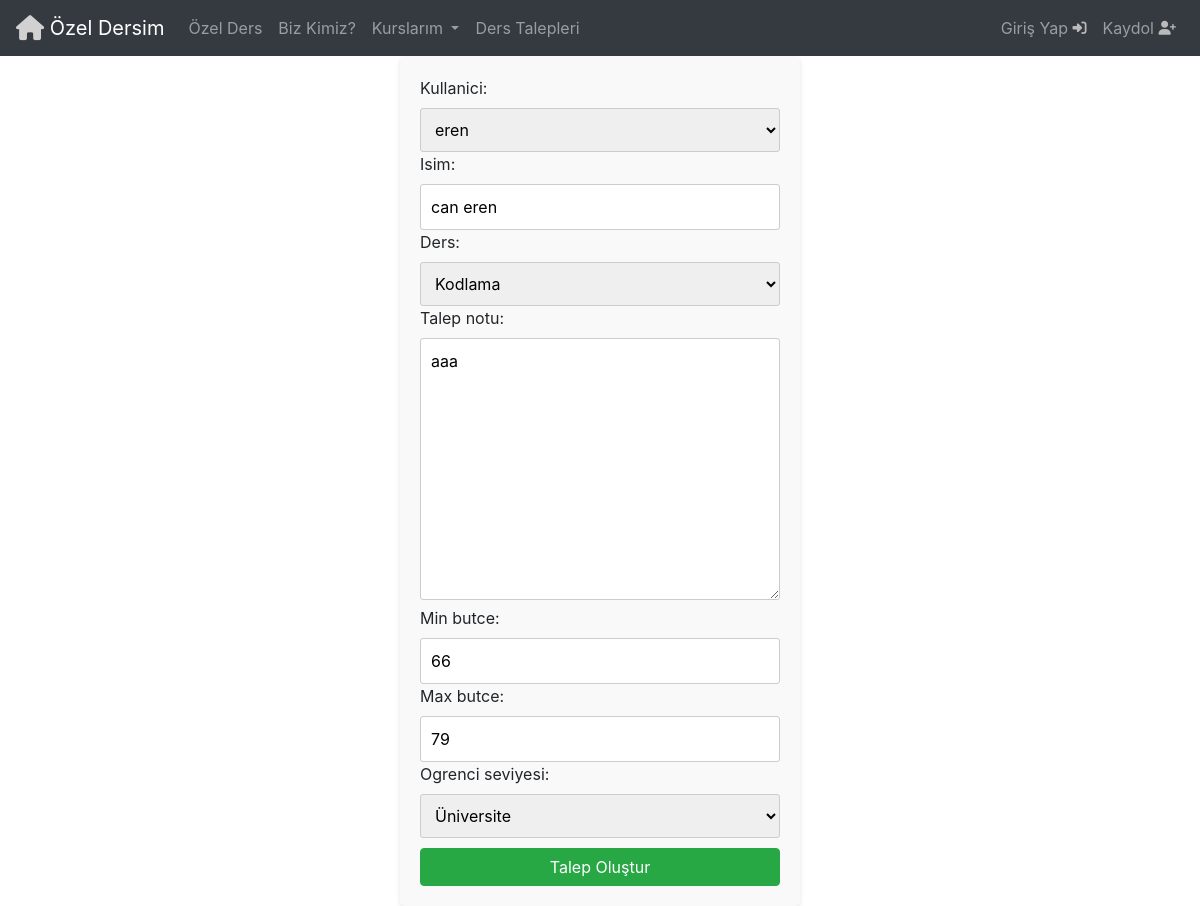
The app's page /talep_duzenle/29/ with its own data.
### Base/models.py (models this page shows, shortened)
class DersTalepleri(models.Model):
  seviye = [
    ('ilkokul', 'İlkokul'),
    ('ortaokul', 'Ortaokul'),
    ('lise', 'Lise'),
    ('universite', 'Üniversite'),
    ('yukseklisans','Yüksek Lisans'),
  ]
  kullanici = models.ForeignKey(User, on_delete=models.CASCADE)
  isim = models.CharField(max_length=50)
  ders = models.ForeignKey(Ders, on_delete=models.CASCADE)
  talep_notu= models.TextField(max_length=200,null=True,blank=True)
  talep_durumu = models.BooleanField(default=False)
  min_butce = models.IntegerField(validators=[MinValueValidator(0)])
  max_butce = models.IntegerField(validators=[MaxValueValidator(10000)])
  ogrenci_seviyesi = models.CharField(max_length=50,choices=seviye)
  olusturulma_tarihi = models.DateTimeField(auto_now_add=True)

class Ders(models.Model):
  ders = models.CharField(max_length=50)
  def __str__(self) :
    return self.ders

### Base/views.py (the view)
# urls.py: path('talep_duzenle/<str:pk>/', views.talep_duzenle, name='TalepDuzenle'),
def talep_duzenle(request, pk):
   ders_talebi = DersTalepleri.objects.get(id=pk)
   if request.method == 'POST':
        min=request.POST.get('min_butce')
        max=request.POST.get('max_butce')
        if max >= min:
           form = DersTalepleriForm(request.POST, instance=ders_talebi)
           if form.is_valid():
             form.save()
             return redirect('DersTalepleri')
        else:
            messages.error(request,'Minimum bütçe aralığı maksimum bütçe aralığından büyük olamaz')
            form = DersTalepleriForm()
   else:
      form = DersTalepleriForm(instance=ders_talebi)
   return render(request, 'TalepOluştur.html', {'form': form})

### Base/formlar.py
class DersTalepleriForm(forms.ModelForm):
    class Meta:
        model = DersTalepleri
        fields = ['kullanici','isim' , 'ders' , 'talep_notu' , 'min_butce' , 'max_butce' , 'ogrenci_seviyesi']
    def __init__(self, *args, **kwargs):
        super().__init__(*args, **kwargs)
        for field in self.fields:
            self.fields[field].widget.attrs.update({'class': 'form-input'})

### Templates/TalepOluştur.html (shortened to what this page needs)
{% include 'navbar.html' %}
<!DOCTYPE html>
<html lang="en">
<head>
</head>
<body>
  <div class="form-container">
    <form action="" method="POST">
        {{form}}
        <button type="input" class="btn btn-success btn-block" style="margin-top: 10px;">Talep Oluştur</button>
    </form>
  </div>
</body>
</html>

### Templates/TalepOluştur.html (style rules this page uses)
.form-container { width: 400px; margin: 0 auto; padding: 20px; background-color: #f9f9f9; border-radius: 5px; box-shadow: 0 2px 5px rgba(0, 0, 0, 0.1); }
.form-input { width: 100%; padding: 10px; border: 1px solid #ccc; border-radius: 3px; }

### records on screen
DersTalepleri: kullanici "eren", isim "can eren", talep_notu "aaa", min_butce "66", max_butce "79", ogrenci_seviyesi "Üniversite"
Ders: ders "Kodlama"
